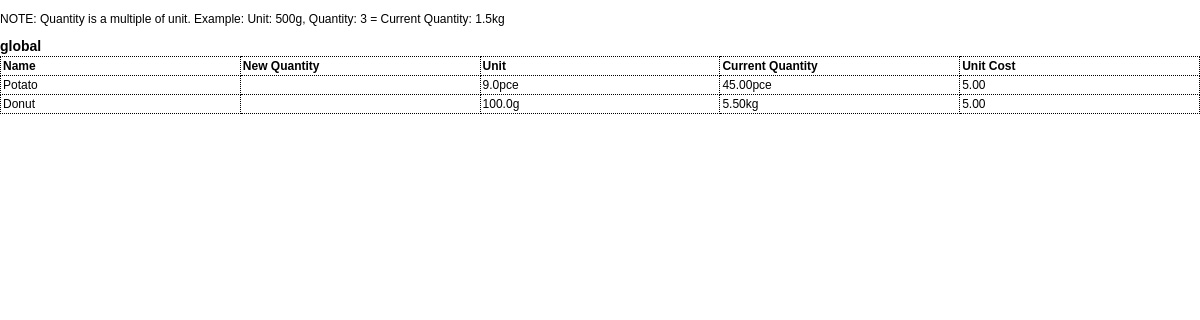
The app's page /inventory/print/, older data.
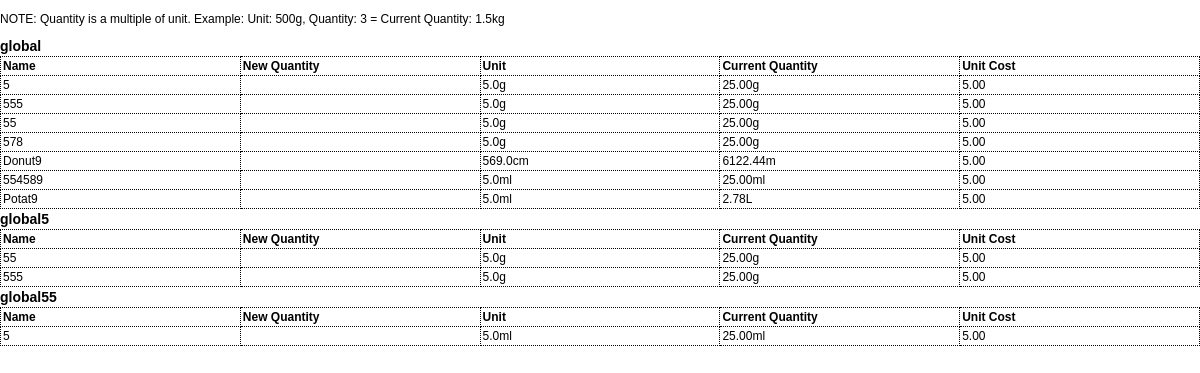
The same page, newer data.
### inventory/models.py (models this page shows, shortened)
class Category(models.Model):
    name = models.CharField(max_length=100, unique=True, default="global")
    order = models.PositiveIntegerField(default=1)
    class Meta:
        ordering = ['order']

class Ingredient(models.Model):
    UNIT_TYPES = [
        ('g', 'gram'),
        ('ml', 'milliliter'),
        ('pce', 'piece'),
        ('cm', 'centimeter'),
        ('oz', 'ounce'),
        ('fl_oz', 'fluid ounce'),
        ('in', 'inch'),
    ]
    name = models.CharField(max_length=255)
    quantity = models.FloatField()  # Quantity in stock
    threshold = models.FloatField(default=0)  # Minimum threshold for inventory
    category = models.ForeignKey('Category', on_delete=models.CASCADE)
    unit_type = models.CharField(max_length=10, choices=UNIT_TYPES)
    unit_multiplier = models.FloatField()  # Multiplier for unit type
    unit_cost = models.FloatField()  # Cost per unit
    estimated_usage = models.FloatField(null=True, blank=True)  # Optional, estimated usage per day
    total_cost = models.DecimalField(max_digits=12, decimal_places=2, editable=False)
    history = HistoricalRecords()
    order = models.PositiveIntegerField(default=1)
    change_source = models.CharField(max_length=50, blank=True, null=True)
    class Meta:
        ordering = ['order']
        unique_together = ('name', 'category')
    @property
    def converted_quantity(self):
        return self._convert_unit(self.quantity)
    def _convert_unit(self, value):
        metric_conversion_factors = {
            'g': Decimal('1000'),       # 1000 grams = 1 kg
            'ml': Decimal('1000'),      # 1000 milliliters = 1 liter
            'cm': Decimal('100'),       # 100 cm = 1 m
        }
        imperial_conversion_factors = {
            'oz': Decimal('16'),        # 16 ounces = 1 pound
            'fl_oz': Decimal('128'),    # 128 fluid ounces = 1 gallon
            'in': Decimal('12'),        # 12 inches = 1 foot
        }
        if self.unit_type in metric_conversion_factors:
            conversion_factor = metric_conversion_factors[self.unit_type]
            higher_unit = {'g': 'kg', 'ml': 'L', 'cm': 'm'}.get(self.unit_type, self.unit_type)
        elif self.unit_type in imperial_conversion_factors:
            conversion_factor = imperial_conversion_factors[self.unit_type]
            higher_unit = {'oz': 'lb', 'fl_oz': 'gal', 'in': 'ft'}.get(self.unit_type, self.unit_type)
        else:
            conversion_factor = Decimal('1')
            higher_unit = self.unit_type
        base_qty = Decimal(value) * Decimal(self.unit_multiplier)
        if base_qty < conversion_factor:
            return f"{base_qty.quantize(Decimal('.01'), rounding=ROUND_HALF_UP)}{self.unit_type}"
        converted_qty = base_qty / conversion_factor
        return f"{converted_qty.quantize(Decimal('.01'), rounding=ROUND_HALF_UP)}{higher_unit}"

### inventory/views.py (the view)
# urls.py: path('print/', views.print_inventory, name='print_inventory'),
def print_inventory(request):
    categories = Category.objects.prefetch_related(
        models.Prefetch('ingredient_set', queryset=Ingredient.objects.order_by('order'))
    )
    context = {'categories': categories}
    return render(request, 'inventory/print_inventory.html', context)

### inventory/templates/inventory/print_inventory.html (shortened to what this page needs)
<!DOCTYPE html>
<html lang="en">
<head>
</head>
<body>
    <p>NOTE: Quantity is a multiple of unit. Example: Unit: 500g, Quantity: 3 = Current Quantity: 1.5kg</p>
    {% load humanize %}
    {% for category in categories %}
    <h2>{{ category.name }}</h2>
    <table>
        <thead>
            <tr>
                <th>Name</th>
                <th>New Quantity</th>
                <th>Unit</th>
                <th>Current Quantity</th>
                <th>Unit Cost</th>
            </tr>
        </thead>
        <tbody>
            {% for ingredient in category.ingredient_set.all %}
            <tr>
                <td>{{ ingredient.name|title }}</td>
                <td></td>
                <td>{{ ingredient.unit_multiplier }}{{ ingredient.unit_type }}</td>
                <td>{{ ingredient.converted_quantity }}</td>
                <td>{{ settings.get_currency_type_display }}{{ ingredient.unit_cost|floatformat:2|intcomma }}</td>
            </tr>
            {% endfor %}
        </tbody>
    </table>
    {% endfor %}
</body>
</html>

Row changes from the older to the newer data that the page shows:
added Ingredient: name "5", unit_multiplier "5.0", unit_type "g", converted_quantity "25.00g", unit_cost "5.00", shown under Category "global"
added Ingredient: name "555", unit_multiplier "5.0", unit_type "g", converted_quantity "25.00g", unit_cost "5.00", shown under Category "global"
added Ingredient: name "55", unit_multiplier "5.0", unit_type "g", converted_quantity "25.00g", unit_cost "5.00", shown under Category "global"
added Ingredient: name "578", unit_multiplier "5.0", unit_type "g", converted_quantity "25.00g", unit_cost "5.00", shown under Category "global"
changed Ingredient: name "Donut" → "Donut9"; unit_multiplier "100.0" → "569.0"; unit_type "g" → "cm"; converted_quantity "5.50kg" → "6122.44m"; moves up the list
added Ingredient: name "554589", unit_multiplier "5.0", unit_type "ml", converted_quantity "25.00ml", unit_cost "5.00", shown under Category "global"
changed Ingredient: name "Potato" → "Potat9"; unit_multiplier "9.0" → "5.0"; unit_type "pce" → "ml"; converted_quantity "45.00pce" → "2.78L"
added Category: name "global5"
added Ingredient: name "55", unit_multiplier "5.0", unit_type "g", converted_quantity "25.00g", unit_cost "5.00", shown under "global5"
added Ingredient: name "555", unit_multiplier "5.0", unit_type "g", converted_quantity "25.00g", unit_cost "5.00", shown under "global5"
added Category: name "global55"
added Ingredient: name "5", unit_multiplier "5.0", unit_type "ml", converted_quantity "25.00ml", unit_cost "5.00", shown under "global55"
